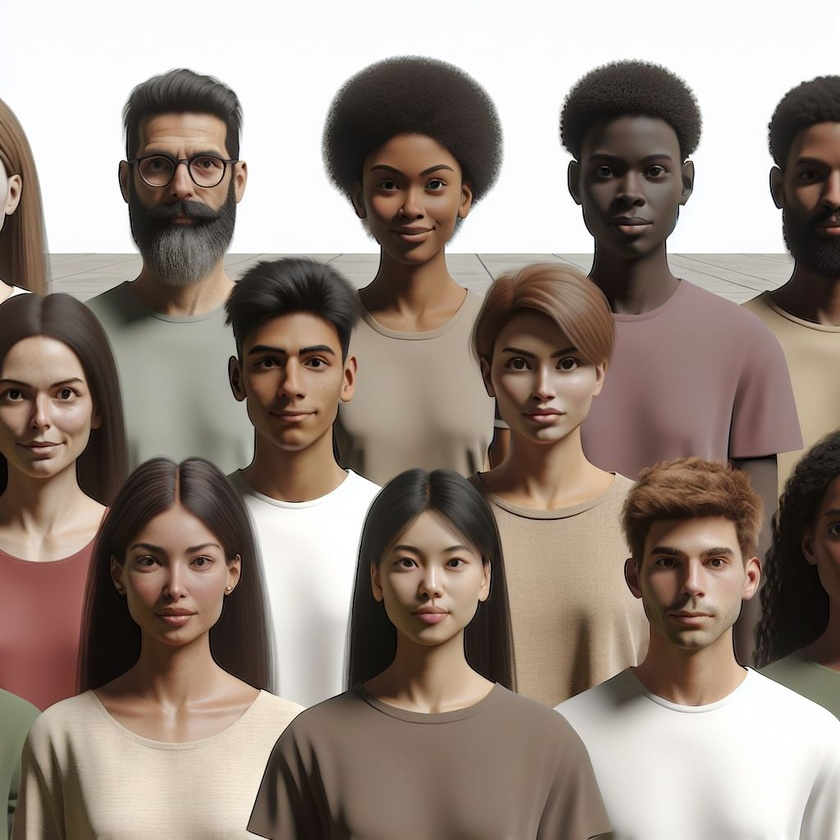
#> input picture Day_05_FaceDetector/images/easy-faces.jpeg, 840 x 840 px, shrunk from 1024 x 1024 before the run; its folder holds only this picture in this run
$ python face_detector.py
#> lines starting #> are read from the running program, lines starting #| are printed output that depends on the picture; after the words box and inside, x2 and y2 are one past the last pixel; in counts of white or black regions, pixels touching at a corner belong together
import cv2
import os
import time
from colorama import Fore, Style

def slow_print(text, delay=0.1):
    print(text)
    time.sleep(delay)
def load_face_cascade():
    """Load the pre-trained face detection model."""
    face_cascade = cv2.CascadeClassifier(
        cv2.data.haarcascades + 'haarcascade_frontalface_default.xml'
    )

    if face_cascade.empty():
        raise Exception("⚠️ Face cascade file not found or unable to load.")

    return face_cascade

def detect_faces_in_image(image_path, face_cascade):
    """Detect faces in an image."""
    # Read the image
    image = cv2.imread(image_path)
    if image is None:
        raise Exception("⚠️ Image not found or unable to load.")

    # Convert to grayscale
    gray = cv2.cvtColor(image, cv2.COLOR_BGR2GRAY)

    # Detect faces
    faces = face_cascade.detectMultiScale(
        gray,
        scaleFactor=1.1,
        minNeighbors=5,
        minSize=(30,30)
    )

    # Draw rectangles around detected faces
    for (x, y, w, h) in faces:
        cv2.rectangle(image, (x, y), (x+w, y+h), (0, 255, 0), 2)
        cv2.putText(image, "Face", (x, y-10),
                    cv2.FONT_HERSHEY_SIMPLEX, 0.9, (0, 255, 0), 2)

    # Display the result
    cv2.imshow("Detected Faces", image)

    # Wait for a key press to close
    slow_print(f"\n{Fore.RED}Click inside image window and press any key to close...{Style.RESET_ALL}")
    cv2.waitKey(0)
    cv2.destroyAllWindows()

def list_image_paths():
    # Get the directory of the current Python script
    current_script_dir = os.path.dirname(os.path.abspath(__file__))

    # Path to the images folder in the parent directory
    images_dir = os.path.join(current_script_dir, 'images')

    # Check if the images directory exists
    if not os.path.exists(images_dir):
        print(f"Images directory not found: {images_dir}")
        return []

    # List all files in the images directory
    image_files = os.listdir(images_dir)

    # Get full paths for image files
    image_paths = [os.path.join(images_dir, img) for img in image_files]

    # Print out the paths
    print(f"\n{Fore.GREEN}Image Paths:{Style.RESET_ALL}")
    for index, path in enumerate(image_paths):
        print(f"{index + 1}: {os.path.basename(path)}")

    return image_paths


if __name__ == "__main__":
    slow_print(f"{Fore.CYAN}{'*' * 27}{Style.RESET_ALL}")
    slow_print(f"{Fore.GREEN}*    🤖  30 DAY AI  🤖    *{Style.RESET_ALL}")
    slow_print(f"{Fore.YELLOW}*    WELCOME TO DAY 5!    *{Style.RESET_ALL}")
    slow_print(f"{Fore.RED}*     FACE DETECTOR    *{Style.RESET_ALL}")
    slow_print(f"{Fore.BLUE}*          😁🕵🏻‍♂️          *{Style.RESET_ALL}")
    slow_print(f"{Fore.CYAN}{'*' * 27}{Style.RESET_ALL}")

    images = list_image_paths()
    selected_image = int(input(f"\n{Fore.YELLOW}Select an image (1-{len(images)}): {Style.RESET_ALL}"))
#> the answer given: 1

    try:
        # Load the face cascade classifier
        face_cascade = load_face_cascade()
        image_path = ""
        detect_faces_in_image(images[selected_image-1], face_cascade)
#> in detect_faces_in_image, image is the input picture: shape (840, 840, 3); mean B, G, R 126.9, 136.7, 150.5
#> in detect_faces_in_image, `gray = cv2.cvtColor(image, cv2.COLOR_BGR2GRAY)`:
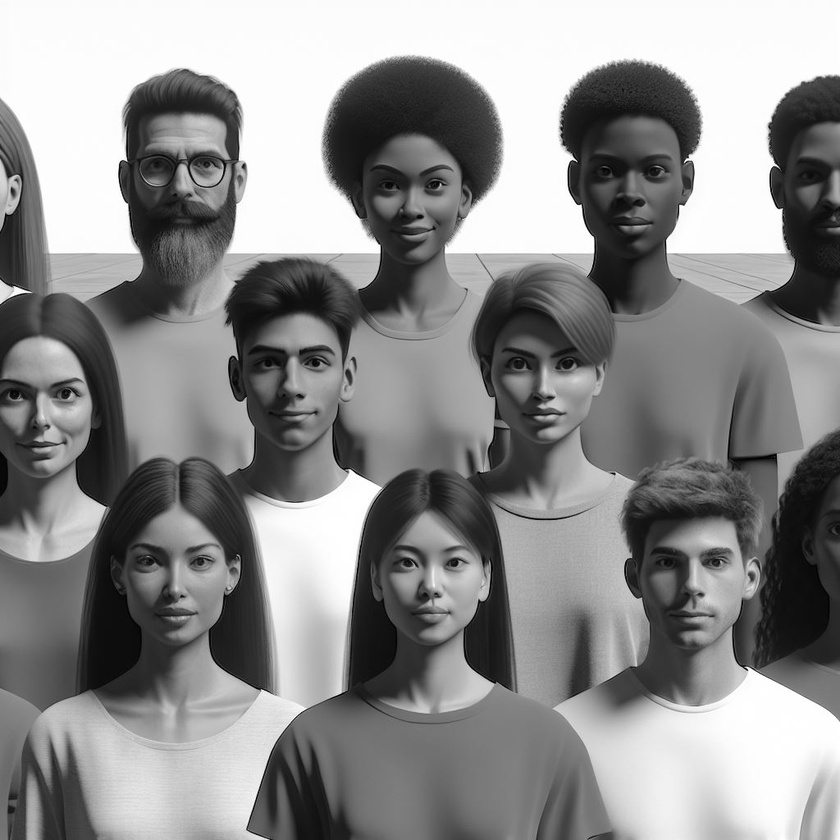
#> gray: shape (840, 840); min 0, max 255, mean 139.7
#> in detect_faces_in_image, `faces = face_cascade.detectMultiScale( gray, scaleFactor=1.1, minNeigh..`: faces = [[477, 314, 131, 131], [629, 512, 127, 127], [120, 117, 123, 123], [569, 121, 124, 124], [229, 312, 126, 126], [112, 511, 128, 128], [369, 514, 124, 124], [352, 136, 123, 123]]
#> the loop in detect_faces_in_image, `for (x, y, w, h) in faces:` made 8 passes
#> after the loop in detect_faces_in_image, `for (x, y, w, h) in faces:`:
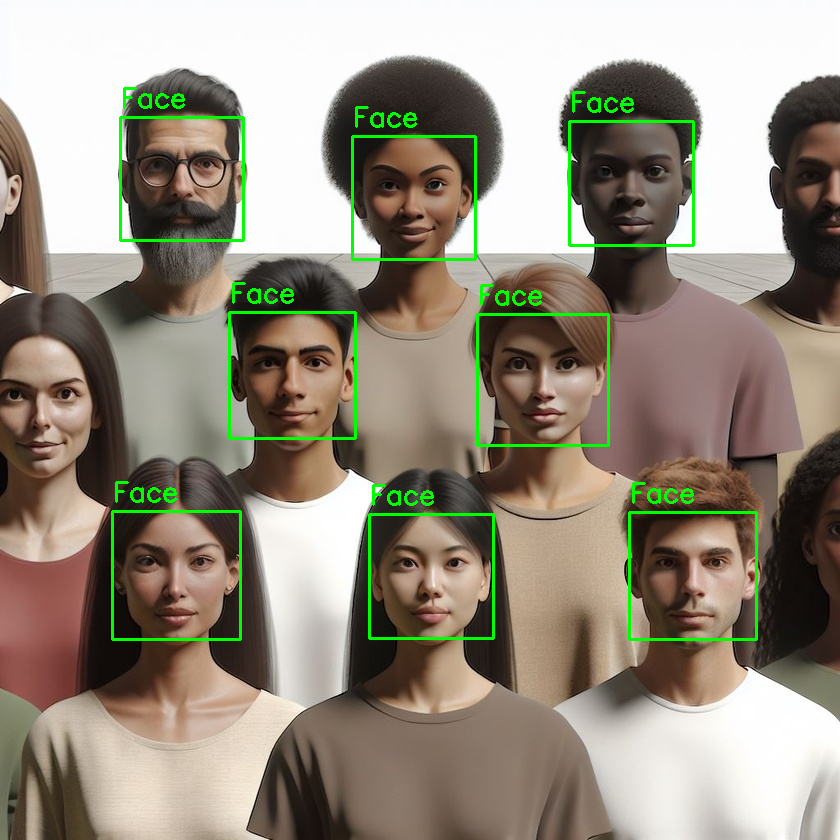
#> image: shape (840, 840, 3); 2.24% of pixels changed, all inside (x1, y1, x2, y2) = (111, 87, 758, 641)

    except Exception as e:
        slow_print(f"{Fore.RED}Error: {e}{Style.RESET_ALL}")
    finally:
        # Final cleanup to ensure all windows close
        cv2.destroyAllWindows()

$ run again, on Day_05_FaceDetector/images/hard-faces.jpeg
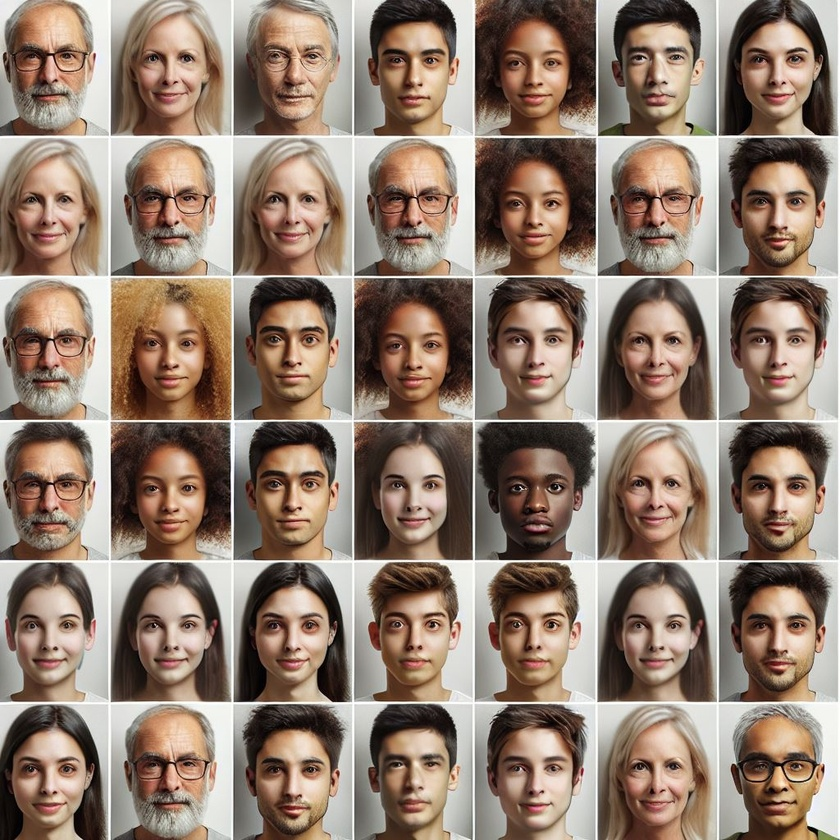
#> input picture Day_05_FaceDetector/images/hard-faces.jpeg, 840 x 840 px, shrunk from 1024 x 1024 before the run
#> in detect_faces_in_image, image is the input picture: shape (840, 840, 3); mean B, G, R 112.4, 126.6, 146.5
#> in detect_faces_in_image, `gray = cv2.cvtColor(image, cv2.COLOR_BGR2GRAY)`:
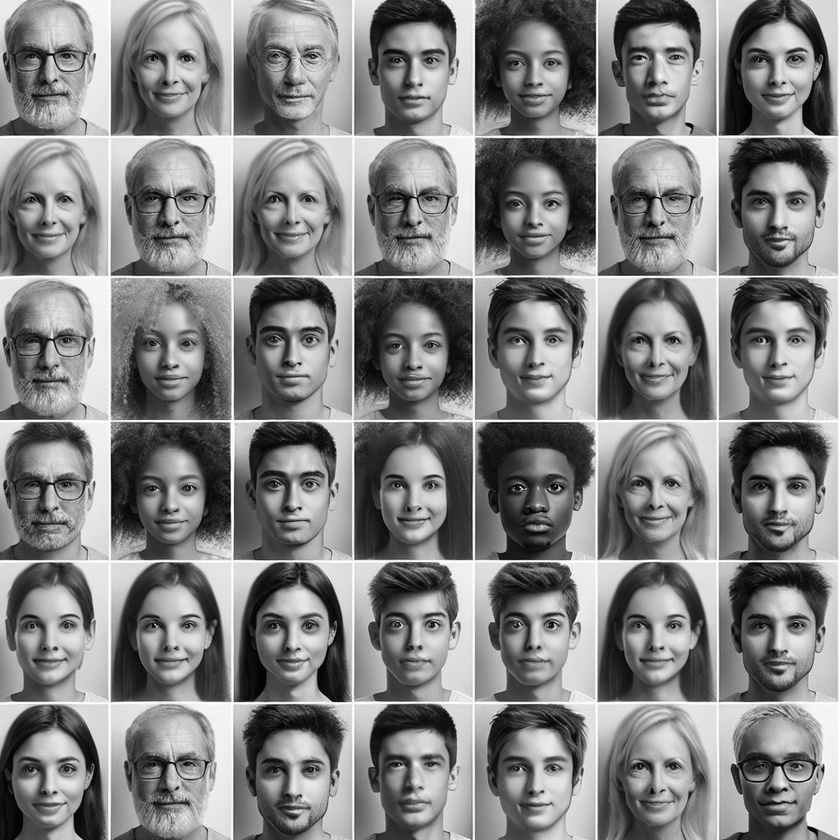
#> gray: shape (840, 840); min 0, max 255, mean 130.9
#> faces = 42 rows, first 6: [492, 732, 90, 90], [9, 168, 82, 82], [729, 165, 96, 96], [489, 302, 95, 95], [733, 304, 90, 90], [369, 727, 90, 90]
#> the loop in detect_faces_in_image, `for (x, y, w, h) in faces:` made 42 passes
#> after the loop in detect_faces_in_image, `for (x, y, w, h) in faces:`:
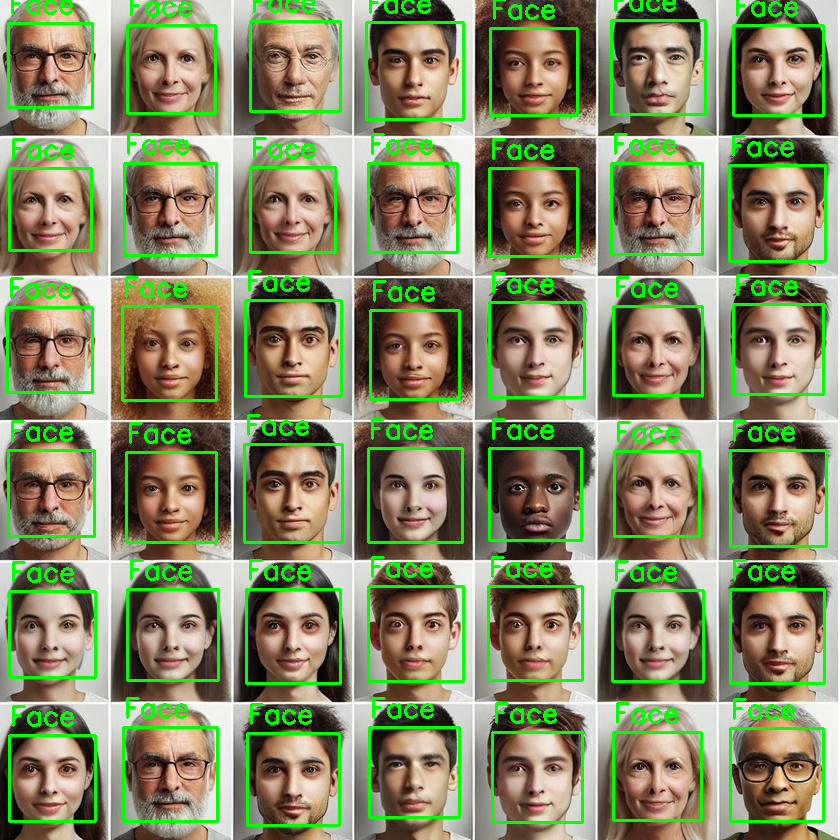
#> image: shape (840, 840, 3); 9.19% of pixels changed, all inside (x1, y1, x2, y2) = (6, 0, 828, 827)

$ run again, on Day_05_FaceDetector/images/medium-faces.jpeg
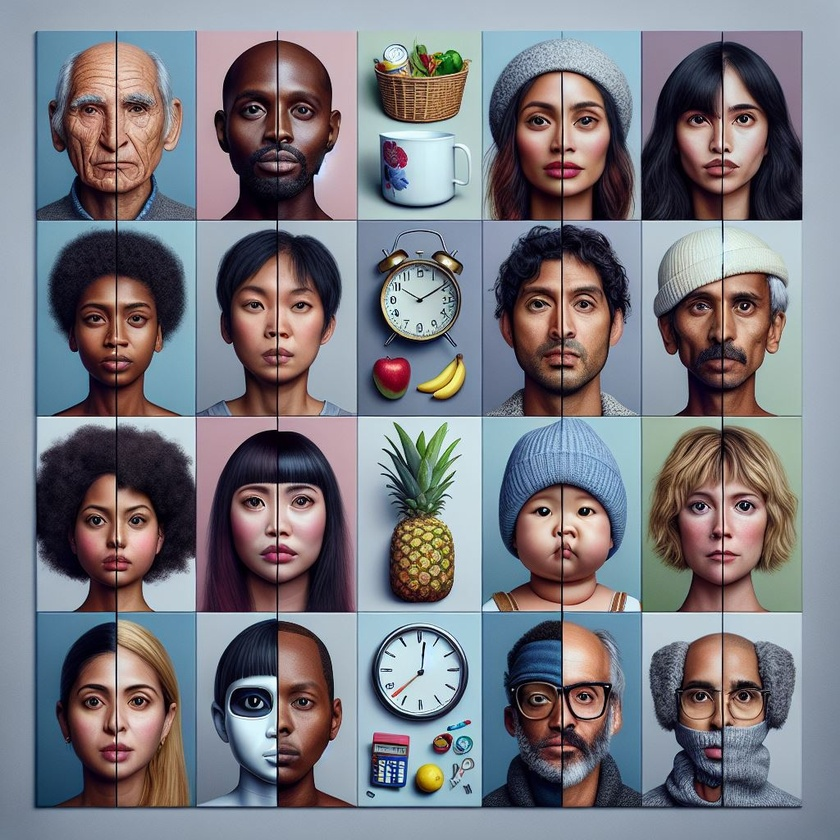
#> input picture Day_05_FaceDetector/images/medium-faces.jpeg, 840 x 840 px, shrunk from 1024 x 1024 before the run
#> in detect_faces_in_image, image is the input picture: shape (840, 840, 3); mean B, G, R 127.5, 120.9, 122.3
#> in detect_faces_in_image, `gray = cv2.cvtColor(image, cv2.COLOR_BGR2GRAY)`:
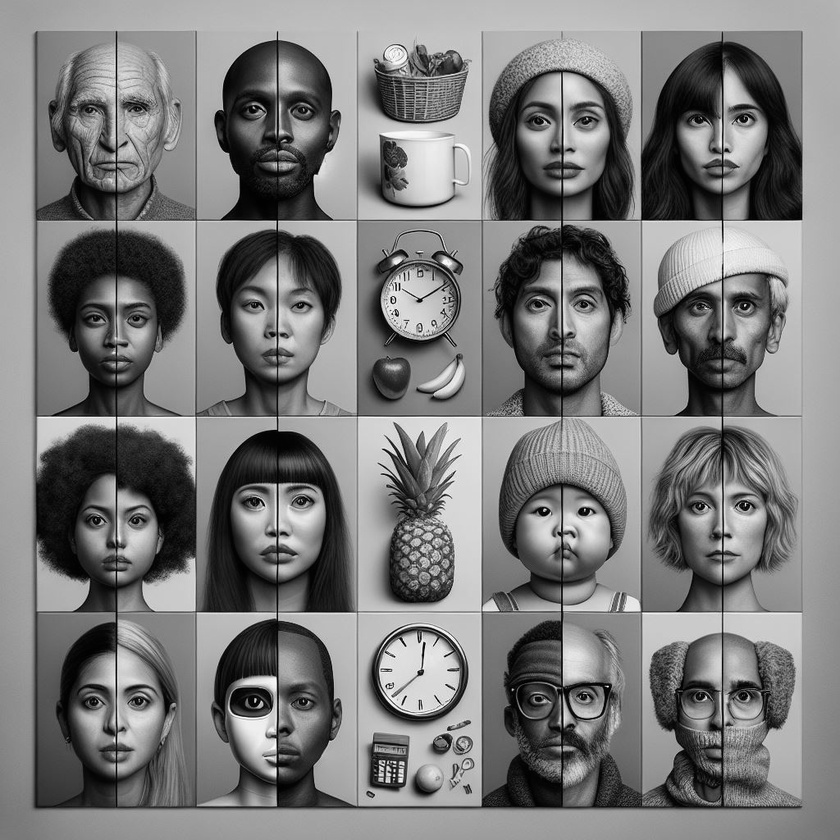
#> gray: shape (840, 840); min 0, max 254, mean 122
#> faces = 17 rows, first 6: [373, 280, 53, 53], [61, 275, 108, 108], [67, 480, 101, 101], [57, 653, 119, 119], [220, 258, 116, 116], [668, 463, 108, 108]
#> the loop in detect_faces_in_image, `for (x, y, w, h) in faces:` made 17 passes
#> after the loop in detect_faces_in_image, `for (x, y, w, h) in faces:`:
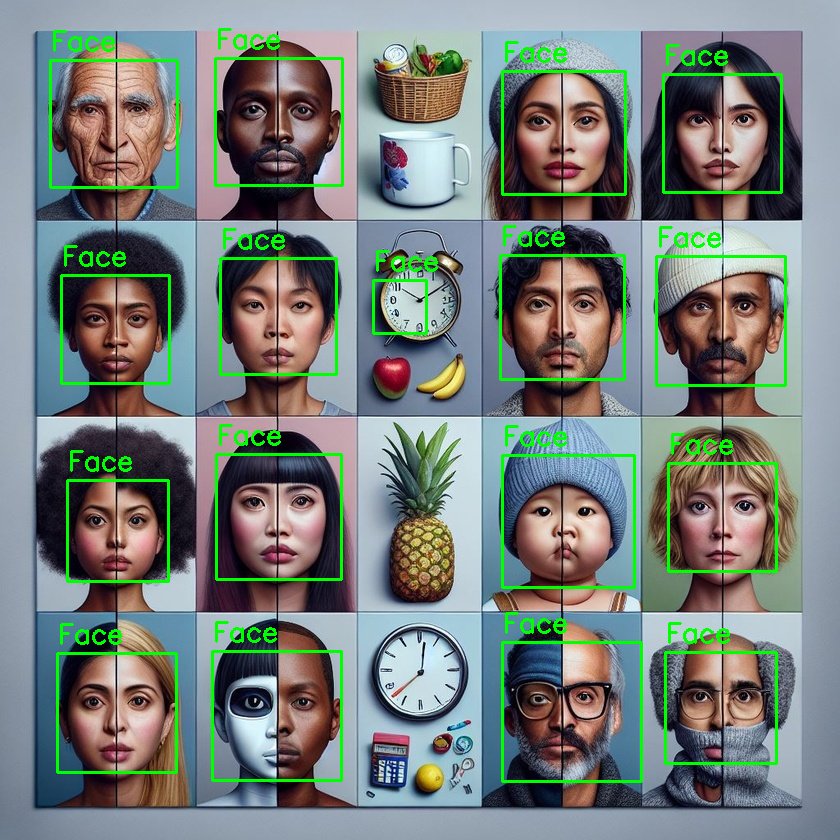
#> image: shape (840, 840, 3); 4.51% of pixels changed, all inside (x1, y1, x2, y2) = (49, 28, 787, 783)

$ run again, on Day_05_FaceDetector/images/wildcard-faces.jpg
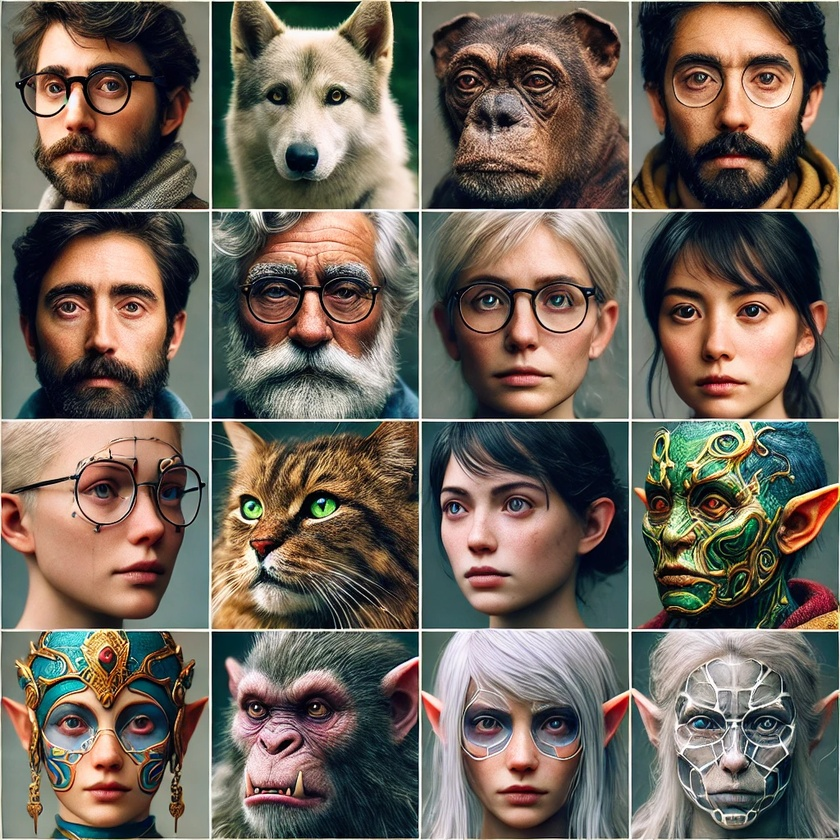
#> input picture Day_05_FaceDetector/images/wildcard-faces.jpg, 840 x 840 px, shrunk from 1024 x 1024 before the run
#> in detect_faces_in_image, image is the input picture: shape (840, 840, 3); mean B, G, R 91.1, 101.8, 112.5
#> in detect_faces_in_image, `gray = cv2.cvtColor(image, cv2.COLOR_BGR2GRAY)`:
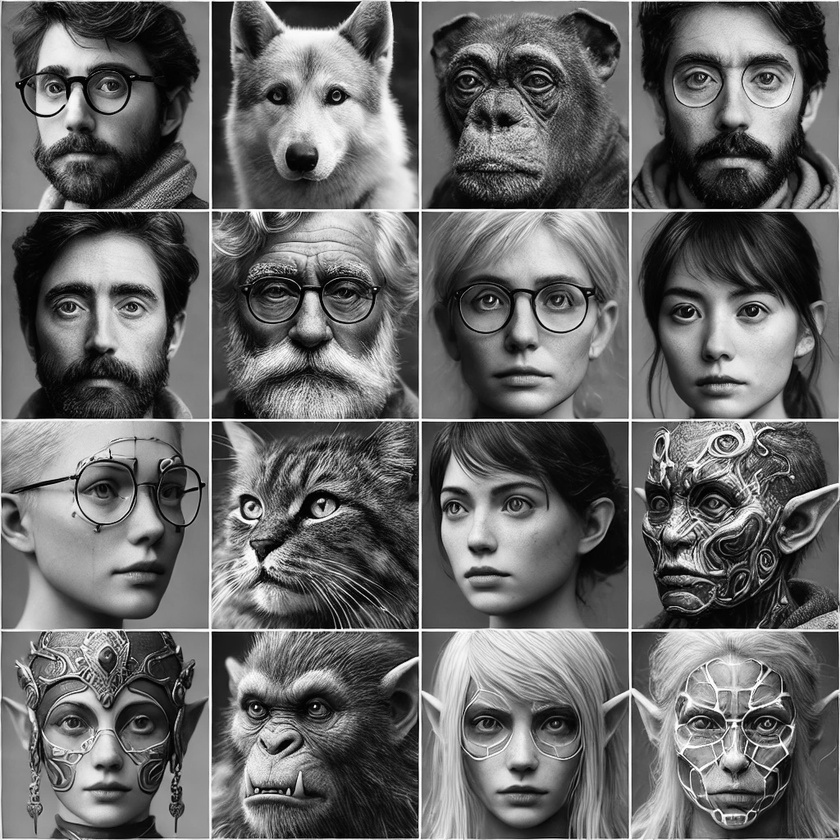
#> gray: shape (840, 840); min 0, max 255, mean 103.8
#> faces = [[11, 28, 144, 144], [291, 55, 126, 126], [409, 446, 154, 154], [652, 12, 162, 162], [434, 231, 175, 175], [21, 239, 162, 162], [33, 669, 149, 149], [630, 243, 180, 180], [442, 667, 164, 164], [654, 663, 164, 164]]
#> the loop in detect_faces_in_image, `for (x, y, w, h) in faces:` made 10 passes
#> after the loop in detect_faces_in_image, `for (x, y, w, h) in faces:`:
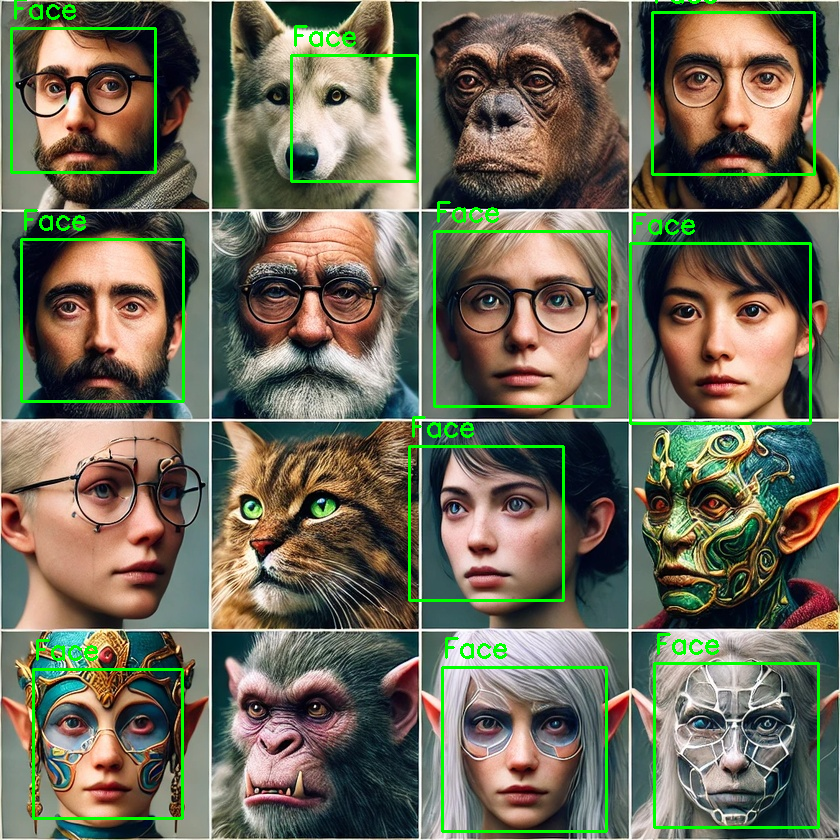
#> image: shape (840, 840, 3); 3.3% of pixels changed, all inside (x1, y1, x2, y2) = (10, 0, 820, 833)
